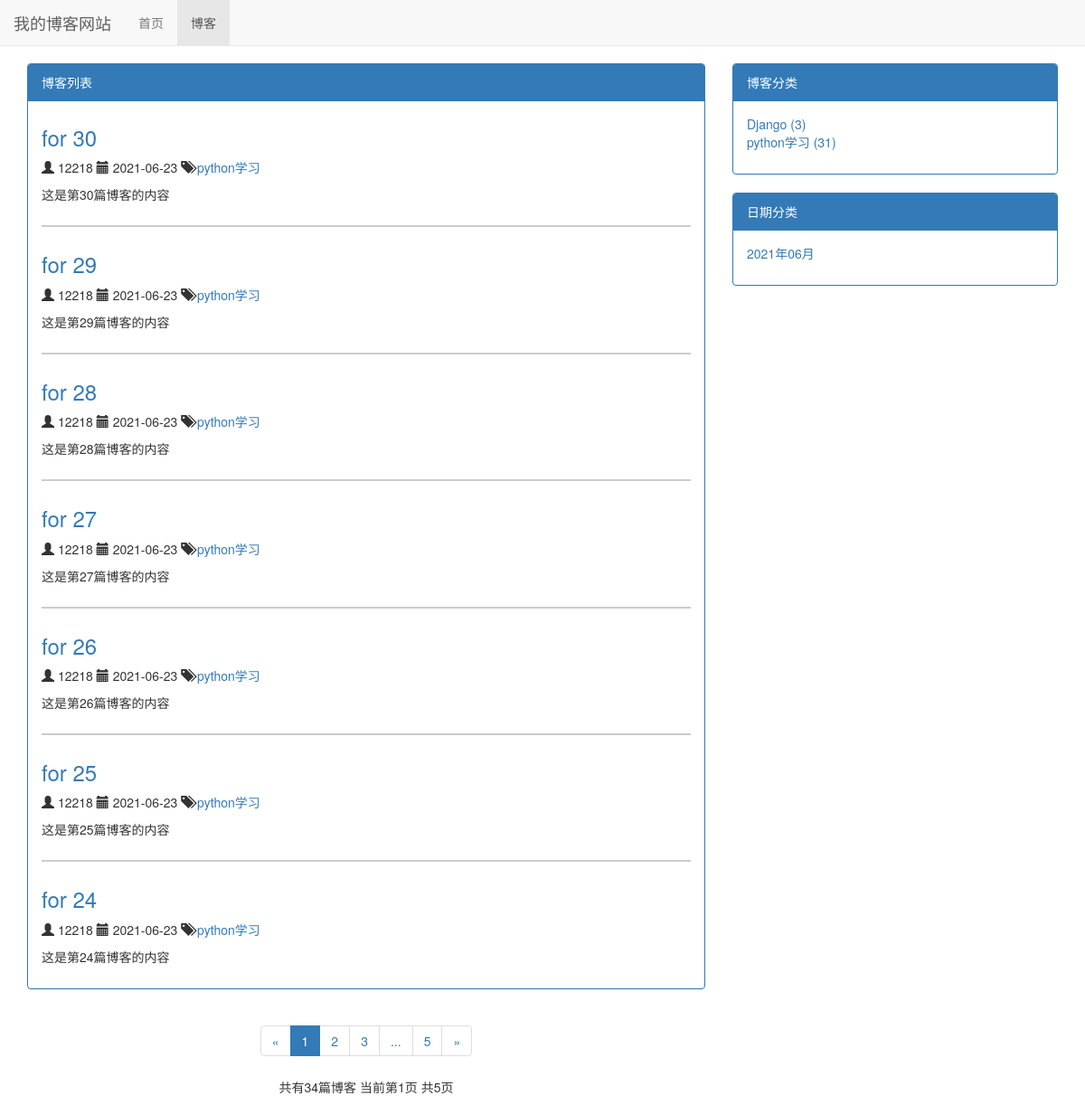
/blog/, run on an earlier commit of the app's database.
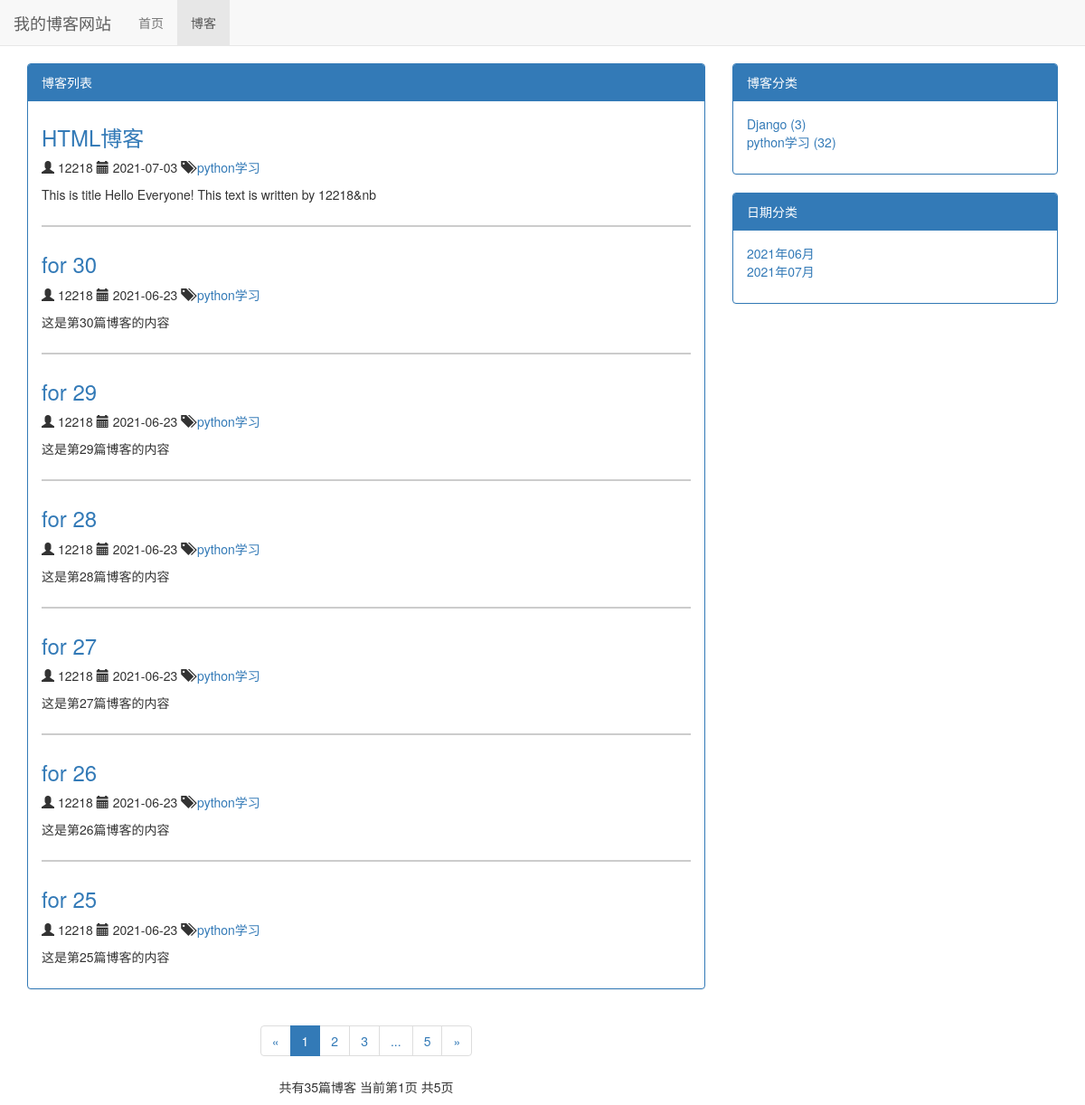
And on a later commit of the database.
### blog/models.py (models this page shows, shortened)
class Blog(models.Model):
    title = models.CharField(max_length = 50) # 设置标题，模式为字符，max_length最大长度为50字符
    blog_type = models.ForeignKey(BlogType, on_delete = models.DO_NOTHING, related_name = 'blog_blog') # BlogType是自己设置的博客分类
    content = RichTextUploadingField() # 设置文章内容，模式为富文本
    author = models.ForeignKey(User, on_delete = models.DO_NOTHING) # 设置作者，作者为外键
    create_time = models.DateTimeField(auto_now_add = True) # 设置创建时间，auto_now_add为“如果新创建一篇文章，将文章时间设为现在时间”
    last_updated_time = models.DateTimeField(auto_now_add = True)
    class Meta:
        ordering = ['-create_time']

class BlogType(models.Model):
    type_name = models.CharField(max_length = 15) # 文章博客分类的名称
    def __str__(self) -> str:
        return self.type_name # 设置博客类型在超级管理员界面可以显示

### blog/views.py (the view)
# urls.py: path('', views.blog_list, name = 'blog_list'), # 设置首页
def blog_list(request): # 博客列表html界面的渲染
    blogs_all_list = Blog.objects.all() # 全部博客列表
    context = get_blog_list_common_date(request, blogs_all_list)
    return render(request, 'blog_list.html', context)

### blog/templates/blog_list.html (shortened to what the changed rows need)
{% extends 'base.html'%}
{% load static %}
{% block header_extends %}
    <link rel="stylesheet" href="{% static 'css/blog.css' %}">
{% endblock %}
{% block content %}
    <div class="container">
        <div class="row">
            <div class="col-xs-12 col-sm-9 col-md-8">
                <div class="panel panel-primary">
                    <div class="panel-body">
                        {% for blog in page_of_blogs.object_list %}
                            <div class="blog">
                                <a href="{% url 'blog_detail' blog.pk %}">
                                    <h3>{{ blog.title }}</h3>
                                </a>
                                <p class="blog-author">
                                    <span class="glyphicon glyphicon-user"></span>
                                    {{ blog.author }}
                                </p>
                                <p class="blog-time">
                                    <span class="glyphicon glyphicon-calendar"></span>
                                    {{ blog.last_updated_time|date:"Y-m-d" }}
                                </p>
                                <p class="blog-category">
                                    <span class="glyphicon glyphicon-tags"></span>
                                    <a href="{% url 'blogs_with_type' blog.blog_type.pk %}">
                                        {{ blog.blog_type }}
                                    </a>
                                </p>
                                <p>{{ blog.content|striptags|truncatechars:70 }}</p>
                            </div>
                            {% empty %}
                            <h3>--暂无博客，敬请期待--</h3>
                        {% endfor %}
                    </div>
                </div>
                <div class="paginator" aria-label="Page navigation">
                    <ul class="pagination">
                      <li>
                      </li>
                      {% for page_num in page_range %}
                        {% if page_num == page_of_blogs.number %}
                            <li class="active"><a href="?page={{ page_num }}">{{ page_num }}</a></li>
                        {% else %}
                            {% if page_num == '...' %}
                                <li><span>{{ page_num }}</span></li>
                            {% else %}
                                <li><a href="?page={{ page_num }}">{{ page_num }}</a></li>
                            {% endif %}
                        {% endif %}
                      {% endfor %}
                      <li>
                      </li>
                    </ul>
                    <p>
                        共有{{ page_of_blogs.paginator.count }}篇博客
                        当前第{{ page_of_blogs.number }}页
                        共{{ page_of_blogs.paginator.num_pages }}页
                    </p>
                </div>
            </div>
            <div class="hidden-xs col-sm-3 col-md-4">
                <div class="panel panel-primary">
                    <div class="panel-body">
                        <ul class="blog-types">
                            {% for blog_type in blog_types %}
                                <li>
                                    <a href="{% url 'blogs_with_type' blog_type.pk %}">
                                        {{ blog_type.type_name }} ({{ blog_type.blog_count }})
                                    </a>
                                </li>
                                {% empty %}
                                    <li>没有分类</li>
                            {% endfor %}
                        </ul>
                    </div>
                </div>
                <div class="panel panel-primary">
                    <div class="panel-body">
                        <ul class="blog-types">
                            {% for blog_date in blog_dates %}
                                <li>
                                    <a href="{% url 'blogs_with_date' blog_date.year blog_date.month %}">
                                        {{ blog_date|date:"Y年m月" }}
                                    </a>
                                </li>
                            {% endfor %}
                        </ul>
                    </div>
                </div>
            </div>
        </div>
    </div>
{% endblock %}

What changed in the data, as far as the page shows it:
no longer on this page (row unchanged): Blog: title "for 24", author "12218", last_updated_time "2021-06-23", blog_type "python学习", content "这是第24篇博客的内容"
added Blog: title "HTML博客", author "12218", last_updated_time "2021-07-03", blog_type "python学习", content "This is title Hello Everyone! This text is written by 12218&nb"
computed for BlogType "python学习": blog_count "31" → "32"
Also different on the page:
{{ page_of_blogs.paginator.count }}: "34" → "35"
new list line: "2021年07月"
